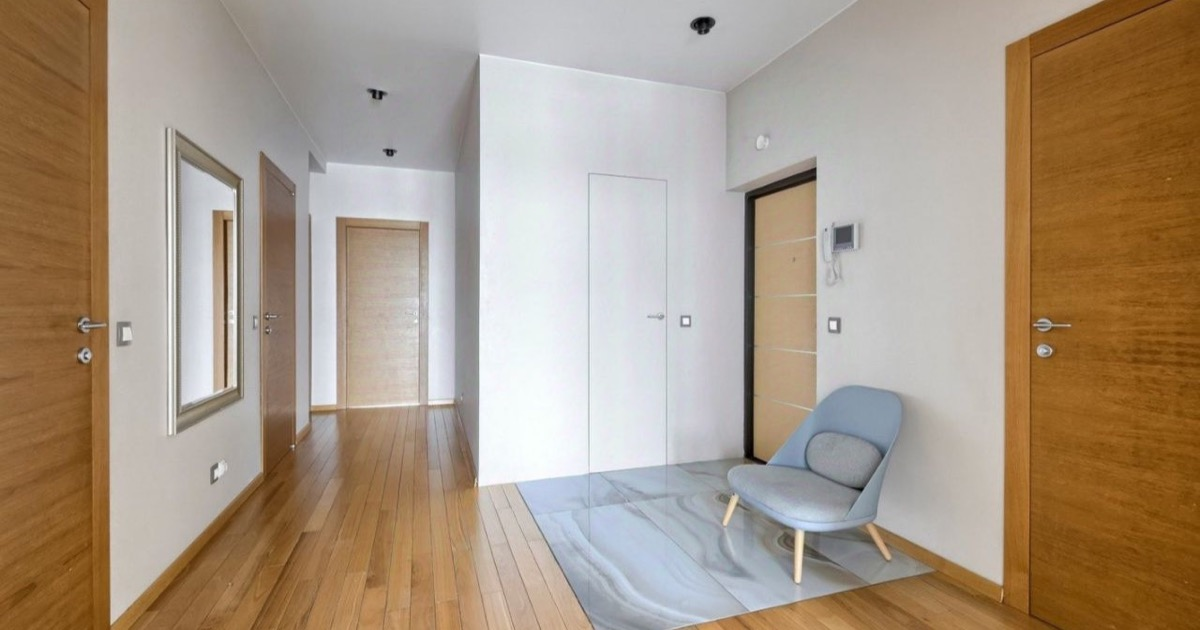
#> input picture scripts/og-src/case-124.jpg, 1200 x 630 px; its folder holds 4 pictures in this run
$ python make-og-images.py
#> lines starting #> are read from the running program, lines starting #| are printed output that depends on the picture; pictures that were not available may be replaced by others from this repository, and a replacement may not be noted
#!/usr/bin/env python3
"""Build the link-preview images in public/og/ from the clean crops in
scripts/og-src/ — each gets a brand band at the bottom: logo, name, tagline
and the main phone number, so the number is visible in Telegram/WhatsApp/VK
previews even when the text under them is cut off.

    python3 scripts/make-og-images.py

Sources are 1200×630 crops of the site's own photos (see lib/seo/metadata.ts
for which page uses which). Fonts: Arial from macOS — any TTF with Cyrillic
works, pass FONT_DIR to override.
"""
import os
import sys
from pathlib import Path

from PIL import Image, ImageDraw, ImageFont

ROOT = Path(__file__).resolve().parent.parent
SRC = ROOT / 'scripts' / 'og-src'
OUT = ROOT / 'public' / 'og'
LOGO = ROOT / 'public' / 'logo-mini.png'
FONT_DIR = Path(os.environ.get('FONT_DIR', '/System/Library/Fonts/Supplemental'))

PHONE = '+7 (981) 891-66-02'  # siteConfig.phone
TAGLINE = 'Ремонт квартир под ключ в Санкт-Петербурге'

FOREST = (27, 79, 27)      # #1B4F1B
GOLD = (240, 180, 41)      # #F0B429
SAGE = (141, 190, 46)      # #8DBE2E
WHITE = (255, 255, 255)

W, H = 1200, 630
BAND_H = 132


def font(name, size):
    return ImageFont.truetype(str(FONT_DIR / name), size)


def build(src: Path, dst: Path):
    img = Image.open(src).convert('RGB').resize((W, H))
#> img is the input picture: PIL image 1200x630 RGB; mean R, G, B 169.2, 152, 133.6
    draw = ImageDraw.Draw(img)
    draw.rectangle([0, H - BAND_H, W, H], fill=FOREST)
    # thin gold rule on top of the band
    draw.rectangle([0, H - BAND_H, W, H - BAND_H + 4], fill=GOLD)

    pad = 40
    logo = Image.open(LOGO).convert('RGBA')
    # The logo is green itself — on a white tile so it doesn't sink into the band.
    tile = 92
    logo_h = 72
    logo = logo.resize((round(logo.width * logo_h / logo.height), logo_h))
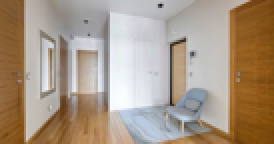
#> logo: PIL image 137x72 RGBA (shown 2 times larger); mean R, G, B, A 169.2, 152, 133.6, 255
    band_top = H - BAND_H + 4
    tile_y = band_top + (BAND_H - 4 - tile) // 2
    draw.rounded_rectangle([pad, tile_y, pad + tile, tile_y + tile], radius=18, fill=WHITE)
    img.paste(logo, (pad + (tile - logo.width) // 2, tile_y + (tile - logo_h) // 2), logo)
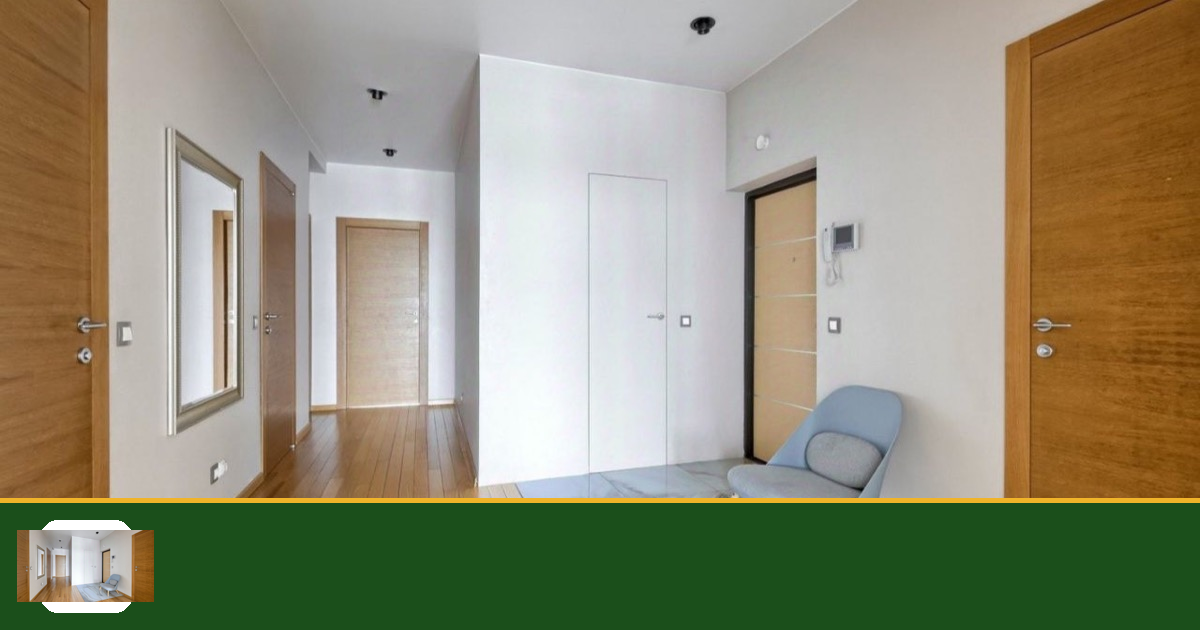
#> img: PIL image 1200x630 RGB; mean R, G, B 145.9, 143.3, 120
    logo_y = tile_y

    bold = font('Arial Bold.ttf', 40)
    regular = font('Arial.ttf', 24)
    x = pad + tile + 24
    y = logo_y + 2
    # «ТиЯКСа.Ремонт» — same colours as the light Logo variant
    for text, color in (('ТиЯКСа', WHITE), ('.', GOLD), ('Ремонт', SAGE)):
        draw.text((x, y), text, font=bold, fill=color)
        x += draw.textlength(text, font=bold)
#> this loop made 3 passes
#> x on passes 1 to 3: 315.1, 327.8, 480.6
#> after the loop, x = 480.6
    draw.text((pad + tile + 24, y + 50), TAGLINE, font=regular, fill=(255, 255, 255, 220))

    phone_font = font('Arial Bold.ttf', 42)
    pw = draw.textlength(PHONE, font=phone_font)
#> pw = 418.9
    draw.text((W - pad - pw, band_top + (BAND_H - 4 - 42) // 2 - 4), PHONE, font=phone_font, fill=GOLD)

    img.save(dst, 'JPEG', quality=85, optimize=True, progressive=True)
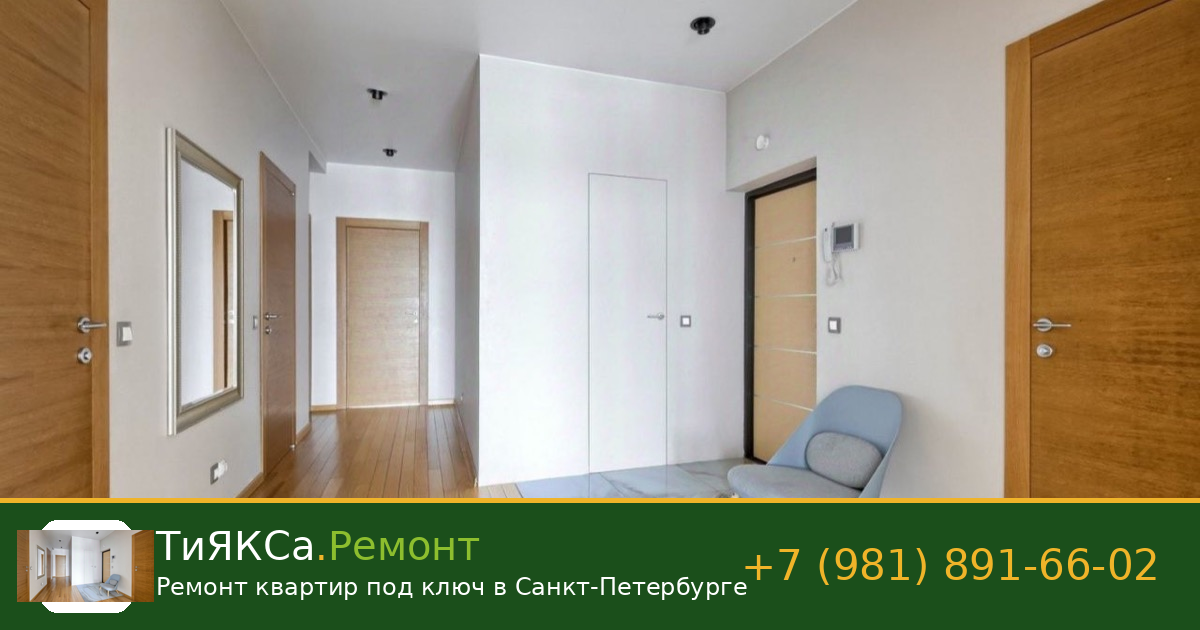
#> saved as case-124.jpg: PIL image 1200x630 RGB; mean R, G, B 148.3, 144.9, 121.4
#> (the run stopped early here; a loop or call above may not have finished)
